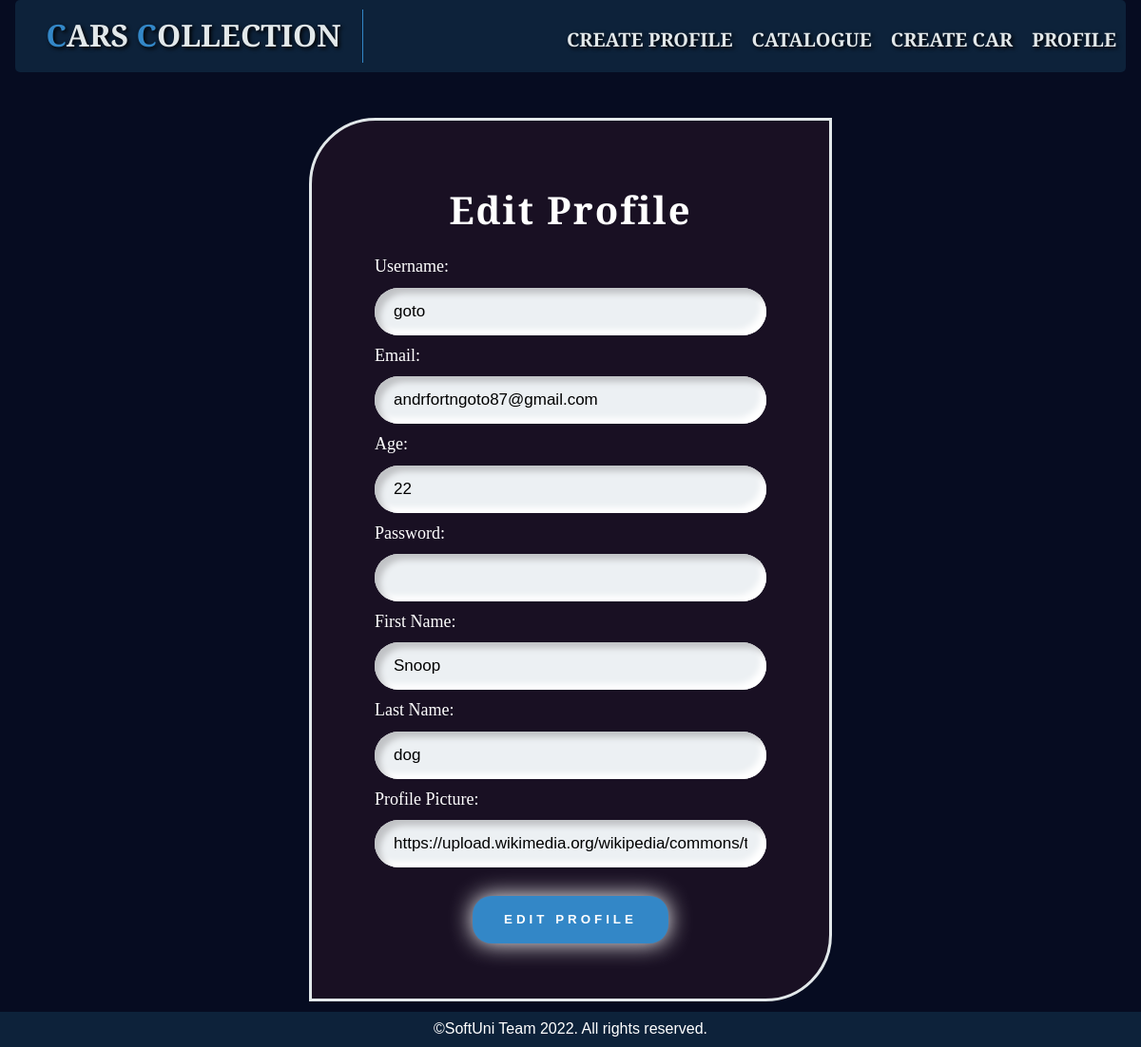
Before: /profile/edit/ with the older database file.
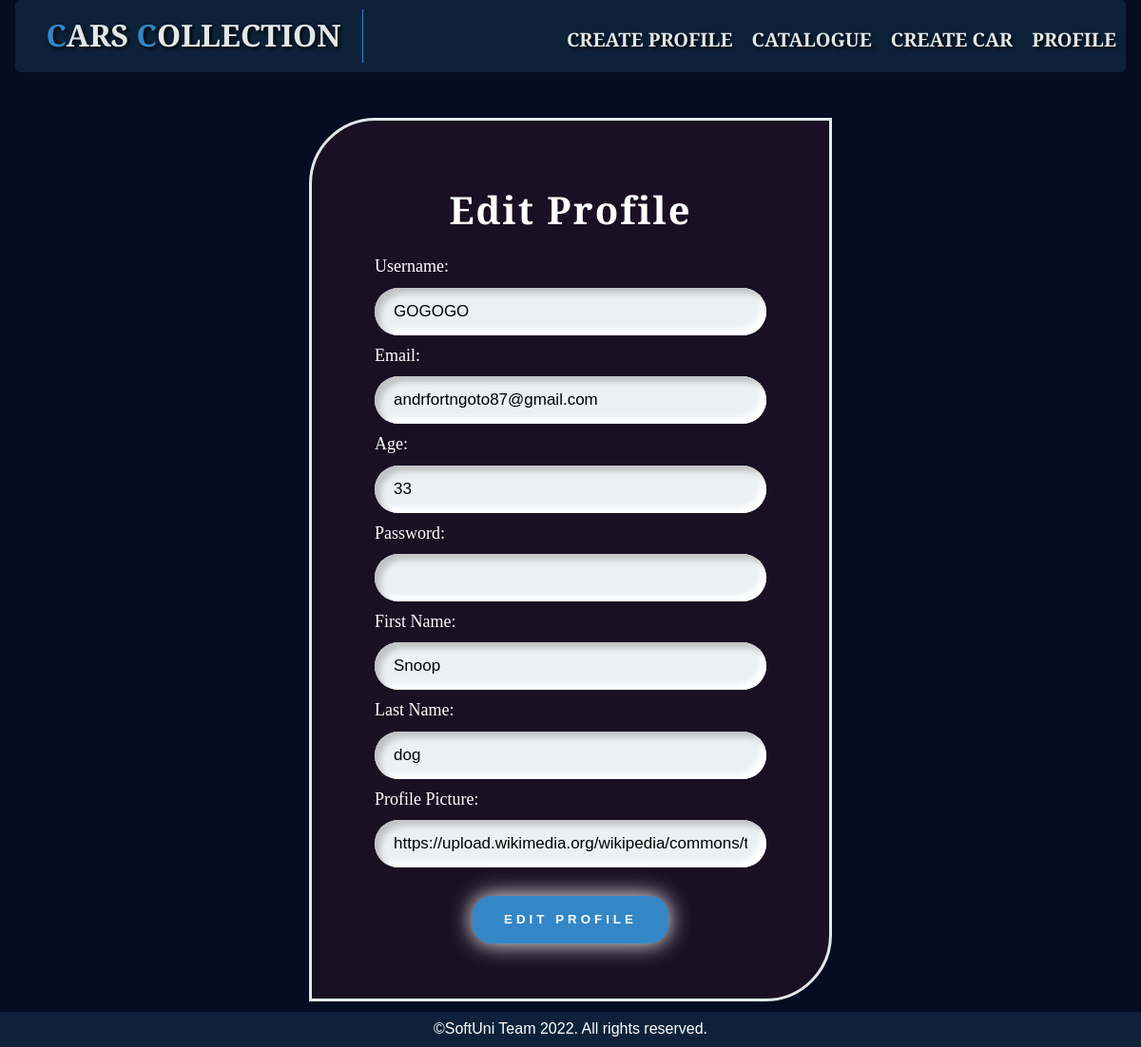
After: the same page with the newer database file.
### CarCollection_remake_exam/my_web/models.py (models this page shows)
class Profile(models.Model):
    username = models.CharField(
        max_length=10,
        validators=[
            validators.MinLengthValidator(2, message='The username must be a minimum of 2 chars!'),
        ]
    )
    email = models.EmailField()
    age = models.PositiveIntegerField(
        validators=[
            validators.MinValueValidator(18, message='The age cannot be below 18!'),
        ]
    )
    password = models.CharField(
        max_length=30,
    )
    first_name = models.CharField(
        max_length=30,
        blank=True,
        null=True,
    )
    last_name = models.CharField(
        max_length=30,
        blank=True,
        null=True,
    )
    profile_picture = models.URLField(
        blank=True,
        null=True,
    )

### CarCollection_remake_exam/my_web/views.py (the view)
# urls.py: path('edit/', edit_profile, name='edit-profile'),
def edit_profile(request):
    profile = get_profile()
    if request.method == 'GET':
        form = ProfileEditForm(instance=profile)
    else:
        form = ProfileEditForm(request.POST, instance=profile)
        if form.is_valid():
            form.save()
            return redirect('details-profile')
    context = {'form': form, }
    return render(request, 'profile/profile-edit.html', context, )

### CarCollection_remake_exam/my_web/forms.py
class ProfileEditForm(ProfileBaseForm):
    pass

### CarCollection_remake_exam/my_web/views.py (called while the page is built)
def get_profile():
    return Profile.objects.first()

### templates/profile/profile-edit.html (shortened to what this page needs)
{% extends 'base.html' %}
{% block content %}
    <section id="register-page" class="content auth">
        <form id="register" method="post" action="{% url 'edit-profile' %}">
            <div class="container">
                <h1>Edit Profile</h1>
                {{ form }}
                <input class="btn" type="submit" value="Edit Profile">
            </div>
        </form>
    </section>
{% endblock %}

### templates/base.html (shortened to what this page needs)
{% load static %}
<!DOCTYPE html>
<html lang="en">
<head>
    <link rel="stylesheet" href="{% static 'style/style.css' %}"/>
</head>
<body>
<div id="box">
    <header>
        <h1><a class="index-navigation" href="{% url 'index' %}"><span>C</span>ARS <span>C</span>OLLECTION</a></h1>
        <nav>
            <a href="{% url 'create-profile' %}">Create Profile</a>
            <a href="{% url 'catalogue' %}">Catalogue</a>
            <a href="{% url 'create-car' %}">Create Car</a>
            <a href="{% url 'details-profile' %}">Profile</a>
        </nav>
    </header>
    {% block content %}{% endblock %}
    <footer>
        &copy;SoftUni Team 2022. All rights reserved.
    </footer>
</div>
</body>
</html>

### staticfiles/style/forms.css (style rules this page uses)
#register-page, #create-page, #edit-page, #delete-page { position: relative; width: 550px; height: auto; background: rgba(192, 55, 55, 0.1); text-align: center; padding: 10px; border: 3px solid #E2E8EA; border-radius: 70px 0 70px; }
.container { padding: 40px; }
.container > h1 { margin-top: 10px; font-weight: 600; font-size: 2.5rem; text-align: center; color: white; letter-spacing: 2px; font-family: 'Cinzel', serif; margin-bottom: 14px; }
label, input, select, textarea { display: block; width: 100%; padding: 0; border: none; outline: none; box-sizing: border-box; }
label { margin-bottom: 8px; font-size: 18px; color: white; margin-top: 10px; font-family: Georgia, 'Times New Roman', Times, serif; }
label:nth-of-type(2) { margin-top: 10px; }
input[type="number"], input[type="password"], input[type="email"], input[type="text"], input[type="url"] { background: #ecf0f3; padding: 20px 20px 20px 20px; height: 50px; margin-top: 10px; font-size: 17px; border-radius: 50px; box-shadow: inset 6px 6px 6px #c0c2c5, inset -6px -6px 6px white; }
.btn { color: #fff; border: none; margin-top: 30px; font-weight: 600; height: 50px; text-transform: uppercase; letter-spacing: 4px; cursive: pointer; border-radius: 20px; transition: 0.5s; transition-property: box-shadow; }
.btn { background: #3387C7; box-shadow: 0 0 25px white; width: 50%; }
.container { text-align: left; margin-top: 0; }

### staticfiles/style/main.css (style rules this page uses)
html { font-family: Arial, sans-serif; font-size: 16px; box-sizing: border-box; }
*, *::before, *::after { margin: 0 auto; padding: 0; box-sizing: inherit; line-height: 1.3; }
h1, h2, h4, h5, h6 { padding: 0.2em 1rem; }
p, div { margin: 0 1em 0.5em 1em; }
a { margin: 0.2em; text-decoration: none; font-weight: bold; color: inherit; }

### staticfiles/style/navigation.css (style rules this page uses)
body { background: #060c21; background-attachment: fixed; background-size: cover; }
.auth { width: 100px; margin: 3em auto; }
header, footer { background-color: #0D223A; width: 100%; overflow: hidden; color: white; }
.index-navigation { font-size: xx-large; font-family: 'Cinzel', serif; text-shadow: 2px 2px 4px black; }
header { position: relative; padding: 10px; border-radius: 5px; }
header h1 { display: inline-block; color: #E2E8EA; margin-bottom: auto; border-right: 1px solid #3387C7; }
h1 span { color: #3387C7; }
header nav { font-size: x-large; font-family: 'Cinzel', serif; position: absolute; right: 0; bottom: 21px; }
header nav>* { float: left; }
footer { padding: 0.5em; width: 100%; position: fixed; left: 0; bottom: 0; text-align: center; }
nav a { margin: 0 0.5em; color: #E2E8EA; text-transform: uppercase; font-size: 20px; text-shadow: 2px 2px 4px black; }

Changed rows visible on the page:
changed Profile "andrfortngoto87@gmail.com": username "goto" → "GOGOGO"; age "22" → "33"
